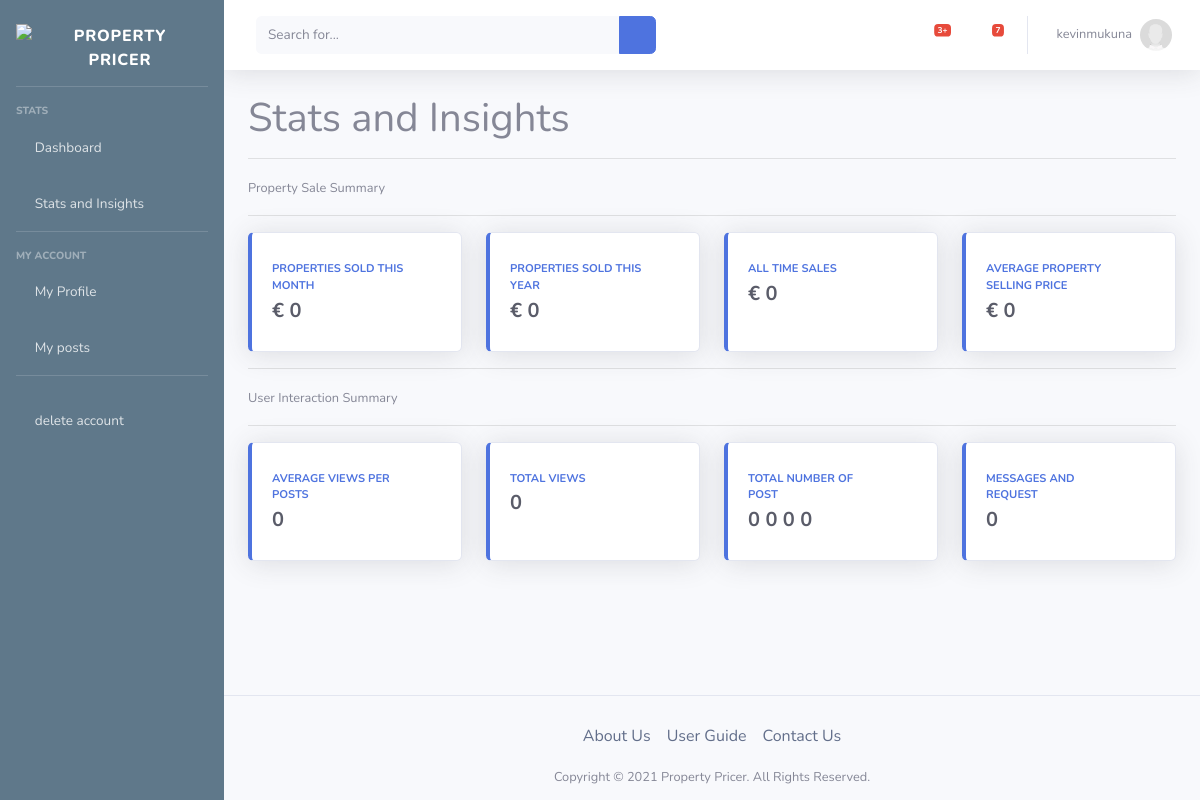
Screenshot of /dashboard/function (signed in) with the database file from the repository.
### userpages/models.py (models this page shows, shortened)
class Profile(models.Model):
    user = models.OneToOneField(User, on_delete=models.CASCADE)
    image = models.ImageField(default='default.jpg', upload_to='profile_pics')

### webpages/models.py (models this page shows, shortened)
class Post(models.Model):
    property_description = models.TextField(null=True, blank=True)
    address_line_1 = models.CharField(max_length=255, verbose_name="Street address")
    address_line_2 = models.CharField(max_length=255, null=True, blank=True, verbose_name="District or Townland")
    city = models.CharField(max_length=128, default='', verbose_name="City or town")
    county = models.CharField(max_length=128, default='', choices=COUNTY_CHOICES)
    floor_plan = models.ImageField(upload_to="floor_plan", null=True, blank=True)
    property_type = models.CharField(max_length=128, default='',
                                     choices=PROPERTY_TYPE_CHOICES)
    number_of_bedrooms = models.PositiveIntegerField()
    number_of_bathrooms = models.PositiveIntegerField()
    energy_rating = models.CharField(max_length=128, default='',
                                     choices=ENERGY_RATING_CHOICES)
    size = models.PositiveIntegerField(verbose_name="Size (m<sup>2</sup>)")
    date_posted = models.DateField(default=timezone.now)
    author = models.ForeignKey(User, related_name="user_posts", on_delete=models.CASCADE)
    price = models.PositiveIntegerField(null=True, blank=True, editable=True, verbose_name="Price (&euro;)")
    estimated_price = models.PositiveIntegerField(null=False, blank=True, editable=False)
    __original_price = None
    address = models.CharField(max_length=766, null=False, blank=True, editable=False)

### webpages/views.py (the view)
# urls.py: path('dashboard/function', views.dashboard_user_functionality, name="function"),
@login_required(login_url='/login/')
def dashboard_user_functionality(request):
    return render(request, 'dashboard/all_user_function.html')

### templates/dashboard/all_user_function.html
{% extends "dashboard/dashboard_base.html" %}
{% load static %}
{% block content %}
        <div class="container-fluid">
            <h1> Stats and Insights </h1>
            <hr>
            <small>Property Sale Summary</small><hr>
            <div class="row">
                <div id="myBtn5" class="col-xl-3 col-md-8 mb-6">
                    <div class="card border-left-primary shadow h-100 py-2">
                        <div class="card-body">
                            <div class="row no-gutters align-items-center">
                                <div class="col mr-2">
                                    <div class="text-xs font-weight-bold text-primary text-uppercase mb-1">
                                        Properties sold this month</div>
                                    <div class="h5 mb-0 font-weight-bold text-gray-800">€ 0</div>
                                </div>
                                <div class="col-auto">
                                    <i class="fas fa-calendar fa-2x text-gray-300"></i>
                                </div>
                            </div>
                        </div>
                    </div>
                </div>
                <div id="myBtn6" class="col-xl-3 col-md-8 mb-6">
                    <div class="card border-left-primary shadow h-100 py-2">
                        <div class="card-body">
                            <div class="row no-gutters align-items-center">
                                <div class="col mr-2">
                                    <div class="text-xs font-weight-bold text-primary text-uppercase mb-1">
                                        Properties sold this Year</div>
                                    <div class="h5 mb-0 font-weight-bold text-gray-800">€ 0</div>
                                </div>
                                <div class="col-auto">
                                    <i class="fas fa-calendar fa-2x text-gray-300"></i>
                                </div>
                            </div>
                        </div>
                    </div>
                </div>
                <div id="myBtn7" class="col-xl-3 col-md-8 mb-6">
                    <div class="card border-left-primary shadow h-100 py-2">
                        <div class="card-body">
                            <div class="row no-gutters align-items-center">
                                <div class="col mr-2">
                                    <div class="text-xs font-weight-bold text-primary text-uppercase mb-1">
                                        All time sales</div>
                                    <div class="h5 mb-0 font-weight-bold text-gray-800">€ 0</div>
                                </div>
                                <div class="col-auto">
                                    <i class="fas fa-calendar fa-2x text-gray-300"></i>
                                </div>
                            </div>
                        </div>
                    </div>
                </div>
                <div id="myBtn8" class="col-xl-3 col-md-8 mb-6">
                    <div class="card border-left-primary shadow h-100 py-2">
                        <div class="card-body">
                            <div class="row no-gutters align-items-center">
                                <div class="col mr-2">
                                    <div class="text-xs font-weight-bold text-primary text-uppercase mb-1">
                                        Average Property Selling price</div>
                                    <div class="h5 mb-0 font-weight-bold text-gray-800">€ 0</div>
                                </div>
                                <div class="col-auto">
                                    <i class="fas fa-calendar fa-2x text-gray-300"></i>
                                </div>
                            </div>
                        </div>
                    </div>
                </div>
            </div>
            <hr>
            <small>User Interaction Summary</small><hr>
            <div class="row">
                <div id="myBtn1" class="col-xl-3 col-md-8 mb-6">
                    <div class="card border-left-primary shadow h-100 py-2">
                        <div class="card-body">
                            <div class="row no-gutters align-items-center">
                                <div class="col mr-2">
                                    <div class="text-xs font-weight-bold text-primary text-uppercase mb-1">
                                        Average Views per posts</div>
                                    <div class="h5 mb-0 font-weight-bold text-gray-800">0</div>
                                </div>
                                <div class="col-auto">
                                    <i class="fas fa-calendar fa-2x text-gray-300"></i>
                                </div>
                            </div>
                        </div>
                    </div>
                </div>
                <div id="myBtn2"  class="col-xl-3 col-md-8 mb-6">
                    <div class="card border-left-primary shadow h-100 py-2">
                        <div class="card-body">
                            <div class="row no-gutters align-items-center">
                                <div class="col mr-2">
                                    <div class="text-xs font-weight-bold text-primary text-uppercase mb-1">
                                        Total views</div>
                                    <div class="h5 mb-0 font-weight-bold text-gray-800">0</div>
                                </div>
                                <div class="col-auto">
                                    <i class="fas fa-calendar fa-2x text-gray-300"></i>
                                </div>
                            </div>
                        </div>
                    </div>
                </div>
                <div id="myBtn3"  class="col-xl-3 col-md-8 mb-6">
                    <div class="card border-left-primary shadow h-100 py-2">
                        <div class="card-body">
                            <div class="row no-gutters align-items-center">
                                <div class="col mr-2">
                                    <div class="text-xs font-weight-bold text-primary text-uppercase mb-1">
                                        Total number of post</div>
                                    <div class="h5 mb-0 font-weight-bold text-gray-800">
                                        {% for post in user.user_posts.all reversed %}
                                        {{ post | length }}
                                        {% endfor %}
                                    </div>
                                </div>
                                <div class="col-auto">
                                    <i class="fas fa-calendar fa-2x text-gray-300"></i>
                                </div>
                            </div>
                        </div>
                    </div>
                </div>
                <div id="myBtn4" class="col-xl-3 col-md-8 mb-6">
                    <div class="card border-left-primary shadow h-100 py-2">
                        <div class="card-body">
                            <div class="row no-gutters align-items-center">
                                <div class="col mr-2">
                                    <div class="text-xs font-weight-bold text-primary text-uppercase mb-1">
                                        Messages and Request</div>
                                    <div class="h5 mb-0 font-weight-bold text-gray-800">0</div>
                                </div>
                                <div class="col-auto">
                                    <i class="fas fa-calendar fa-2x text-gray-300"></i>
                                </div>
                            </div>
                        </div>
                    </div>
                </div>
            </div>
        </div>
{% endblock content%}

### templates/dashboard/dashboard_base.html (shortened to what this page needs)
{% load static %}
{% load crispy_forms_tags %}
<!DOCTYPE html>
<html lang="en">
<head>
    <link href="{% static 'vendor/fontawesome-free/css/all.min.css' %}" rel="stylesheet" type="text/css">
    <link href="{% static 'css/dashboard/sb-admin-2.min.css' %}" rel="stylesheet">
</head>
<body id="page-top">
<div id="wrapper">
    <ul class="navbar-nav myowncolor sidebar sidebar-dark accordion" id="accordionSidebar">
        <a class="sidebar-brand d-flex align-items-center justify-content-center mb-3" href="{% url 'home-page' %}">
            <img style="height: 23px; vertical-align: baseline;" src="{% static 'logo.png' %}">
            <span class="sidebar-brand">Property Pricer</span>
        </a>
        <hr class="sidebar-divider">
        <div class="sidebar-heading">
            Stats
        </div>
        <li class="nav-item">
            <a class="nav-link" href="{% url 'dashboard' %}">
                <i class="fas fa-chart-line"></i>
                <span >Dashboard</span>
            </a>
        </li>
        <li class="nav-item">
            <a class="nav-link" href="{% url 'function' %}">
                <i class="fas fa-chart-line"></i>
                <span >Stats and Insights</span>
            </a>
        </li>
        <hr class="sidebar-divider">
        <div class="sidebar-heading">
            My Account
        </div>
        <li class="nav-item">
            <a class="nav-link" href="{% url 'profile-page' request.user.username %}">
                <i class="fas fa-laugh-wink"></i>
                <span >My Profile</span>
            </a>
        </li>
        <li class="nav-item">
            <a class="nav-link collapsed" href="{% url 'dashboard-post'%}">
                <i class="fas fa-home"></i>
                <span>My posts</span>
            </a>
        </li>
        <hr class="sidebar-divider">
        <li class="nav-item">
            <a class="nav-link" href="{% url 'login'%}" >
                <i class="fas fa-times"></i>
                <span>delete account</span>
            </a>
        </li>
    </ul>
    <div id="content-wrapper" class="d-flex flex-column">
        <div id="content">
            <nav class="navbar navbar-expand navbar-light bg-white topbar mb-4 static-top shadow">
                <form
                        class="d-none d-sm-inline-block form-inline mr-auto ml-md-3 my-2 my-md-0 mw-100 navbar-search">
                    <div class="input-group">
                        <input type="text" class="form-control bg-light border-0 small" placeholder="Search for..."
                               aria-label="Search" aria-describedby="basic-addon2">
                        <div class="input-group-append">
                            <button class="btn btn-primary" type="button">
                                <i class="fas fa-search fa-sm"></i>
                            </button>
                        </div>
                    </div>
                </form>
                <ul class="navbar-nav ml-auto">
                    <li class="nav-item dropdown no-arrow mx-1">
                        <a class="nav-link dropdown-toggle" href="#" id="alertsDropdown" role="button"
                           data-toggle="dropdown" aria-haspopup="true" aria-expanded="false">
                            <i class="fas fa-bell fa-fw"></i>
                            <span class="badge badge-danger badge-counter">3+</span>
                        </a>
                    </li>
                    <li class="nav-item dropdown no-arrow mx-1">
                        <a class="nav-link dropdown-toggle" href="#" id="messagesDropdown" role="button"
                           data-toggle="dropdown" aria-haspopup="true" aria-expanded="false">
                            <i class="fas fa-envelope fa-fw"></i>
                            <span class="badge badge-danger badge-counter">7</span>
                        </a>
                    </li>
                    <li class="nav-item dropdown no-arrow">
                        <a class="nav-link dropdown-toggle" href="#" id="userDropdown" role="button"
                           data-toggle="dropdown" aria-haspopup="true" aria-expanded="false">
                            <span class="mr-2 d-none d-lg-inline text-gray-600 small">{{ user.username }}</span>
                            <img class="img-profile rounded-circle"
                                 src="{{ user.profile.image.url }}">
                        </a>
                    </li>
                </ul>
            </nav>
            {% block content %}{% endblock %}
        </div>
        <footer class="card-footer flex-column text-center" >
            <div class="navbar navbar-expand navbar-light justify-content-center">
                <ul class="list-unstyled navbar-nav">
                    <li class="nav-item"><a
                            onMouseOver="this.style.color='#5f788a'"
                            onmouseout="this.style.color='#000'"
                            style="color: rgb(98, 110, 138);"
                            class="nav-link"
                            href="{% url 'about-page' %}">About Us</a>
                    </li>
                    <li class="nav-item"><a
                            onMouseOver="this.style.color='#5f788a'"
                            onmouseout="this.style.color='#000'"
                            style="color: rgb(98, 110, 138);"
                            class="nav-link"
                            href="{% url 'userguide' %}">User Guide</a></li>
                    <li class="nav-item"><a
                            onMouseOver="this.style.color='#5f788a'"
                            onmouseout="this.style.color='#000'"
                            style="color: rgb(98, 110, 138)"
                            class="nav-link"
                            href="mailto:tspgroup13@gmail.com?subject=Inquiry: ">Contact Us</a></li>
                </ul>
            </div>
            <small>Copyright &copy; 2021 Property Pricer. All Rights Reserved.</small>
        </footer>
    </div>
</div>
</body>
</html>

### templates/dashboard/dashboard_base.html (style rules this page uses)
.myowncolor { background-color: #5f788a; }

### rows the page displays
Post: post "0"
Post: post "0"
Post: post "0"
Post: post "0"

### other values shown
{{ user.username }} "kevinmukuna"
